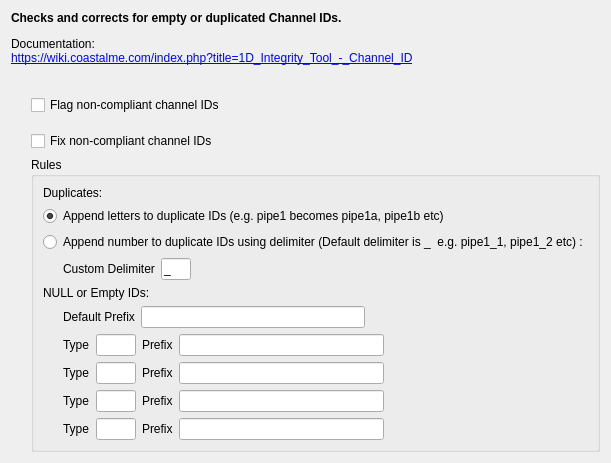
          <widget class="QWidget" name="tab">
           <attribute name="title">
            <string>Channel ID</string>
           </attribute>
           <layout class="QVBoxLayout" name="verticalLayout_11">
            <item>
             <widget class="QLabel" name="label_8">
              <property name="text">
               <string>&lt;html&gt;&lt;head/&gt;&lt;body&gt;&lt;p&gt;&lt;span style=&quot; font-weight:600;&quot;&gt;Checks and corrects for empty or duplicated Channel IDs.&lt;/span&gt;&lt;/p&gt;&lt;p&gt;Documentation:&lt;br/&gt;&lt;a href=&quot;https://wiki.coastalme.com/index.php?title=1D_Integrity_Tool_-_Channel_ID&quot;&gt;&lt;span style=&quot; text-decoration: underline; color:#0000ff;&quot;&gt;https://wiki.coastalme.com/index.php?title=1D_Integrity_Tool_-_Channel_ID&lt;br/&gt;&lt;/span&gt;&lt;/a&gt;&lt;/p&gt;&lt;/body&gt;&lt;/html&gt;</string>
              </property>
              <property name="wordWrap">
               <bool>true</bool>
              </property>
              <property name="openExternalLinks">
               <bool>true</bool>
              </property>
             </widget>
            </item>
            <item>
             <spacer name="verticalSpacer_10">
              <property name="orientation">
               <enum>Qt::Vertical</enum>
              </property>
              <property name="sizeType">
               <enum>QSizePolicy::Fixed</enum>
              </property>
              <property name="sizeHint" stdset="0">
               <size>
                <width>20</width>
                <height>10</height>
               </size>
              </property>
             </spacer>
            </item>
            <item>
             <layout class="QHBoxLayout" name="horizontalLayout_18">
              <item>
               <spacer name="horizontalSpacer_32">
                <property name="orientation">
                 <enum>Qt::Horizontal</enum>
                </property>
                <property name="sizeType">
                 <enum>QSizePolicy::Fixed</enum>
                </property>
                <property name="sizeHint" stdset="0">
                 <size>
                  <width>20</width>
                  <height>20</height>
                 </size>
                </property>
               </spacer>
              </item>
              <item>
               <widget class="QCheckBox" name="cbFindNonCompIDs">
                <property name="text">
                 <string>Flag non-compliant channel IDs</string>
                </property>
               </widget>
              </item>
             </layout>
            </item>
            <item>
             <spacer name="verticalSpacer_9">
              <property name="orientation">
               <enum>Qt::Vertical</enum>
              </property>
              <property name="sizeType">
               <enum>QSizePolicy::Fixed</enum>
              </property>
              <property name="sizeHint" stdset="0">
               <size>
                <width>20</width>
                <height>10</height>
               </size>
              </property>
             </spacer>
            </item>
            <item>
             <layout class="QHBoxLayout" name="horizontalLayout_23">
              <item>
               <spacer name="horizontalSpacer_33">
                <property name="orientation">
                 <enum>Qt::Horizontal</enum>
                </property>
                <property name="sizeType">
                 <enum>QSizePolicy::Fixed</enum>
                </property>
                <property name="sizeHint" stdset="0">
                 <size>
                  <width>20</width>
                  <height>20</height>
                 </size>
                </property>
               </spacer>
              </item>
              <item>
               <widget class="QCheckBox" name="cbFixChannelIDs">
                <property name="text">
                 <string>Fix non-compliant channel IDs</string>
                </property>
               </widget>
              </item>
             </layout>
            </item>
            <item>
             <layout class="QHBoxLayout" name="horizontalLayout_31">
              <item>
               <spacer name="horizontalSpacer_46">
                <property name="orientation">
                 <enum>Qt::Horizontal</enum>
                </property>
                <property name="sizeType">
                 <enum>QSizePolicy::Fixed</enum>
                </property>
                <property name="sizeHint" stdset="0">
                 <size>
                  <width>20</width>
                  <height>20</height>
                 </size>
                </property>
               </spacer>
              </item>
              <item>
               <widget class="QGroupBox" name="groupBox">
                <property name="title">
                 <string>Rules</string>
                </property>
                <layout class="QVBoxLayout" name="verticalLayout_12">
                 <item>
                  <widget class="QLabel" name="label_13">
                   <property name="text">
                    <string>Duplicates:</string>
                   </property>
                  </widget>
                 </item>
                 <item>
                  <widget class="QRadioButton" name="rbDuplicateUseLetters">
                   <property name="text">
                    <string>Append letters to duplicate IDs (e.g. pipe1 becomes pipe1a, pipe1b etc)</string>
                   </property>
                   <property name="checked">
                    <bool>true</bool>
                   </property>
                   <attribute name="buttonGroup">
                    <string notr="true">buttonGroup</string>
                   </attribute>
                  </widget>
                 </item>
                 <item>
                  <widget class="QRadioButton" name="rbDuplicateUseNumbers">
                   <property name="text">
                    <string>Append number to duplicate IDs using delimiter (Default delimiter is _  e.g. pipe1_1, pipe1_2 etc) :</string>
                   </property>
                   <attribute name="buttonGroup">
                    <string notr="true">buttonGroup</string>
                   </attribute>
                  </widget>
                 </item>
                 <item>
                  <layout class="QHBoxLayout" name="horizontalLayout_24">
                   <item>
                    <spacer name="horizontalSpacer_34">
                     <property name="orientation">
                      <enum>Qt::Horizontal</enum>
                     </property>
                     <property name="sizeType">
                      <enum>QSizePolicy::Fixed</enum>
                     </property>
                     <property name="sizeHint" stdset="0">
                      <size>
                       <width>20</width>
                       <height>20</height>
                      </size>
                     </property>
                    </spacer>
                   </item>
                   <item>
                    <widget class="QLabel" name="label_10">
                     <property name="text">
                      <string>Custom Delimiter</string>
                     </property>
                    </widget>
                   </item>
                   <item>
                    <widget class="QLineEdit" name="leCustomDelim">
                     <property name="maximumSize">
                      <size>
                       <width>30</width>
                       <height>16777215</height>
                      </size>
                     </property>
                     <property name="text">
                      <string>_</string>
                     </property>
                    </widget>
                   </item>
                   <item>
                    <spacer name="horizontalSpacer_35">
                     <property name="orientation">
                      <enum>Qt::Horizontal</enum>
                     </property>
                     <property name="sizeHint" stdset="0">
                      <size>
                       <width>40</width>
                       <height>20</height>
                      </size>
                     </property>
                    </spacer>
                   </item>
                  </layout>
                 </item>
                 <item>
                  <widget class="QLabel" name="label_15">
                   <property name="text">
                    <string>NULL or Empty IDs:</string>
                   </property>
                  </widget>
                 </item>
                 <item>
                  <layout class="QHBoxLayout" name="horizontalLayout_25">
                   <item>
                    <spacer name="horizontalSpacer_36">
                     <property name="orientation">
                      <enum>Qt::Horizontal</enum>
                     </property>
                     <property name="sizeType">
                      <enum>QSizePolicy::Fixed</enum>
                     </property>
                     <property name="sizeHint" stdset="0">
                      <size>
                       <width>20</width>
                       <height>20</height>
                      </size>
                     </property>
                    </spacer>
                   </item>
                   <item>
                    <widget class="QLabel" name="label_23">
                     <property name="text">
                      <string>Default Prefix</string>
                     </property>
                    </widget>
                   </item>
                   <item>
                    <widget class="QLineEdit" name="leDefaultPrefix"/>
                   </item>
                   <item>
                    <spacer name="horizontalSpacer_37">
                     <property name="orientation">
                      <enum>Qt::Horizontal</enum>
                     </property>
                     <property name="sizeHint" stdset="0">
                      <size>
                       <width>40</width>
                       <height>20</height>
                      </size>
                     </property>
                    </spacer>
                   </item>
                  </layout>
                 </item>
                 <item>
                  <layout class="QHBoxLayout" name="horizontalLayout_26">
                   <item>
                    <spacer name="horizontalSpacer_38">
                     <property name="orientation">
                      <enum>Qt::Horizontal</enum>
                     </property>
                     <property name="sizeType">
                      <enum>QSizePolicy::Fixed</enum>
                     </property>
                     <property name="sizeHint" stdset="0">
                      <size>
                       <width>20</width>
                       <height>20</height>
                      </size>
                     </property>
                    </spacer>
                   </item>
                   <item>
                    <widget class="QLabel" name="label_24">
                     <property name="text">
                      <string>Type</string>
                     </property>
                    </widget>
                   </item>
                   <item>
                    <widget class="QLineEdit" name="leType1">
                     <property name="maximumSize">
                      <size>
                       <width>40</width>
                       <height>16777215</height>
                      </size>
                     </property>
                    </widget>
                   </item>
                   <item>
                    <widget class="QLabel" name="label_25">
                     <property name="text">
                      <string>Prefix</string>
                     </property>
                    </widget>
                   </item>
                   <item>
                    <widget class="QLineEdit" name="lePrefix1"/>
                   </item>
                   <item>
                    <spacer name="horizontalSpacer_39">
                     <property name="orientation">
                      <enum>Qt::Horizontal</enum>
                     </property>
                     <property name="sizeHint" stdset="0">
                      <size>
                       <width>40</width>
                       <height>20</height>
                      </size>
                     </property>
                    </spacer>
                   </item>
                  </layout>
                 </item>
                 <item>
                  <layout class="QHBoxLayout" name="horizontalLayout_27">
                   <item>
                    <spacer name="horizontalSpacer_40">
                     <property name="orientation">
                      <enum>Qt::Horizontal</enum>
                     </property>
                     <property name="sizeType">
                      <enum>QSizePolicy::Fixed</enum>
                     </property>
                     <property name="sizeHint" stdset="0">
                      <size>
                       <width>20</width>
                       <height>20</height>
                      </size>
                     </property>
                    </spacer>
                   </item>
                   <item>
                    <widget class="QLabel" name="label_26">
                     <property name="text">
                      <string>Type</string>
                     </property>
                    </widget>
                   </item>
                   <item>
                    <widget class="QLineEdit" name="leType2">
                     <property name="maximumSize">
                      <size>
                       <width>40</width>
                       <height>16777215</height>
                      </size>
                     </property>
                    </widget>
                   </item>
                   <item>
                    <widget class="QLabel" name="label_27">
                     <property name="text">
                      <string>Prefix</string>
                     </property>
                    </widget>
                   </item>
                   <item>
                    <widget class="QLineEdit" name="lePrefix2"/>
                   </item>
                   <item>
                    <spacer name="horizontalSpacer_41">
                     <property name="orientation">
                      <enum>Qt::Horizontal</enum>
                     </property>
                     <property name="sizeHint" stdset="0">
                      <size>
                       <width>40</width>
                       <height>20</height>
                      </size>
                     </property>
                    </spacer>
                   </item>
                  </layout>
                 </item>
                 <item>
                  <layout class="QHBoxLayout" name="horizontalLayout_28">
                   <item>
                    <spacer name="horizontalSpacer_42">
                     <property name="orientation">
                      <enum>Qt::Horizontal</enum>
                     </property>
                     <property name="sizeType">
                      <enum>QSizePolicy::Fixed</enum>
                     </property>
                     <property name="sizeHint" stdset="0">
                      <size>
                       <width>20</width>
                       <height>20</height>
                      </size>
                     </property>
                    </spacer>
                   </item>
                   <item>
                    <widget class="QLabel" name="label_28">
                     <property name="text">
                      <string>Type</string>
                     </property>
                    </widget>
                   </item>
                   <item>
                    <widget class="QLineEdit" name="leType3">
                     <property name="maximumSize">
                      <size>
                       <width>40</width>
                       <height>16777215</height>
                      </size>
                     </property>
                    </widget>
                   </item>
                   <item>
                    <widget class="QLabel" name="label_29">
                     <property name="text">
                      <string>Prefix</string>
                     </property>
                    </widget>
                   </item>
                   <item>
                    <widget class="QLineEdit" name="lePrefix3"/>
                   </item>
                   <item>
                    <spacer name="horizontalSpacer_43">
                     <property name="orientation">
                      <enum>Qt::Horizontal</enum>
                     </property>
                     <property name="sizeHint" stdset="0">
                      <size>
                       <width>40</width>
                       <height>20</height>
                      </size>
                     </property>
                    </spacer>
                   </item>
                  </layout>
                 </item>
                 <item>
                  <layout class="QHBoxLayout" name="horizontalLayout_29">
                   <item>
                    <spacer name="horizontalSpacer_44">
                     <property name="orientation">
                      <enum>Qt::Horizontal</enum>
                     </property>
                     <property name="sizeType">
                      <enum>QSizePolicy::Fixed</enum>
                     </property>
                     <property name="sizeHint" stdset="0">
                      <size>
                       <width>20</width>
                       <height>20</height>
                      </size>
                     </property>
                    </spacer>
                   </item>
                   <item>
                    <widget class="QLabel" name="label_30">
                     <property name="text">
                      <string>Type</string>
                     </property>
                    </widget>
                   </item>
                   <item>
                    <widget class="QLineEdit" name="leType4">
                     <property name="maximumSize">
                      <size>
                       <width>40</width>
                       <height>16777215</height>
                      </size>
                     </property>
                    </widget>
                   </item>
                   <item>
                    <widget class="QLabel" name="label_31">
                     <property name="text">
                      <string>Prefix</string>
                     </property>
                    </widget>
                   </item>
                   <item>
                    <widget class="QLineEdit" name="lePrefix4"/>
                   </item>
                   <item>
                    <spacer name="horizontalSpacer_45">
                     <property name="orientation">
                      <enum>Qt::Horizontal</enum>
                     </property>
                     <property name="sizeHint" stdset="0">
                      <size>
                       <width>40</width>
                       <height>20</height>
                      </size>
                     </property>
                    </spacer>
                   </item>
                  </layout>
                 </item>
                </layout>
               </widget>
              </item>
             </layout>
            </item>
            <item>
             <spacer name="verticalSpacer_8">
              <property name="orientation">
               <enum>Qt::Vertical</enum>
              </property>
              <property name="sizeHint" stdset="0">
               <size>
                <width>20</width>
                <height>0</height>
               </size>
              </property>
             </spacer>
            </item>
           </layout>
          </widget>
